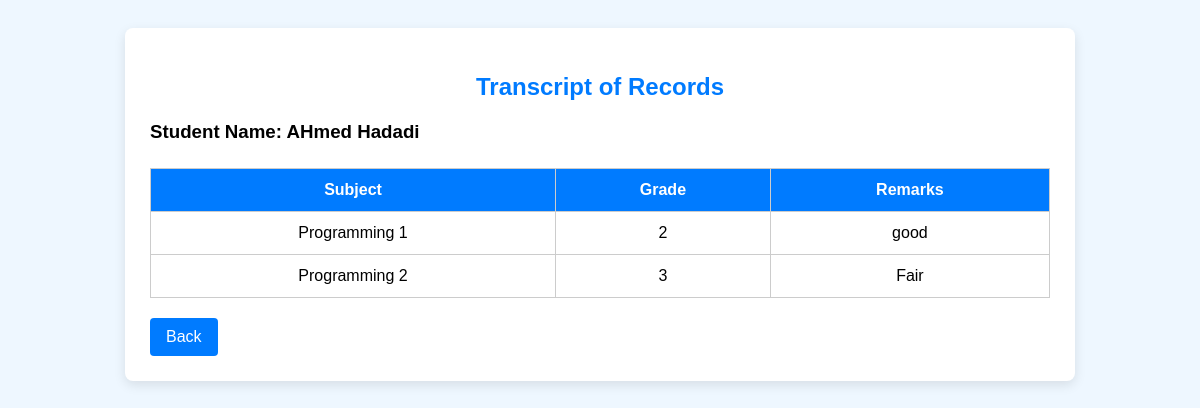
The page /Registrar/pages/view_transcript.php?student_id=1010 on the database its author committed.
### tables this page shows
CREATE TABLE `tbladmission_addstudent` (
  `Admission_ID` int(11) NOT NULL,
  `full_name` varchar(255) NOT NULL,
  `birthdate` date NOT NULL,
  `gender` varchar(20) NOT NULL,
  `nationality` varchar(50) NOT NULL,
  `religion` varchar(50) NOT NULL,
  `address` text NOT NULL,
  `province` varchar(100) NOT NULL,
  `zip` varchar(10) NOT NULL,
  `city` varchar(100) NOT NULL,
  `email` varchar(255) NOT NULL,
  `phone` varchar(20) NOT NULL,
  `photo` varchar(255) DEFAULT NULL,
  `fathers_name` varchar(255) NOT NULL,
  `fathers_occupation` varchar(255) NOT NULL,
  `father_contact` varchar(20) NOT NULL,
  `mothers_name` varchar(255) NOT NULL,
  `mothers_occupation` varchar(255) NOT NULL,
  `mother_contact` varchar(20) NOT NULL,
  `guardian_name` varchar(255) NOT NULL,
  `guardian_relationship` varchar(100) NOT NULL,
  `guardian_contact` varchar(20) NOT NULL,
  `applying_grade` varchar(20) NOT NULL,
  `prevschool` varchar(255) NOT NULL,
  `last_grade` varchar(20) NOT NULL,
  `course` varchar(100) NOT NULL,
  `student_type` varchar(50) NOT NULL,
  `confirm` tinyint(1) NOT NULL,
  `signature` varchar(255) DEFAULT NULL,
  `sigdate` date DEFAULT NULL,
  `signature_path` varchar(255) NOT NULL,
  `document_path` varchar(255) NOT NULL,
  `document_name` varchar(255) NOT NULL,
  `status` varchar(255) DEFAULT 'Pending'
);

CREATE TABLE `student_grades` (
  `id` int(11) NOT NULL,
  `student_id` int(11) NOT NULL,
  `subject` varchar(100) NOT NULL,
  `grade` varchar(10) DEFAULT NULL,
  `remarks` varchar(50) DEFAULT NULL,
  `school_year` int(255) NOT NULL,
  `semester` varchar(255) NOT NULL
);

### Registrar/pages/view_transcript.php (the view, shortened to what this page needs)
<?php
$servername = "localhost";
$username = "root";
$password = "";
$dbname = "iscpdb";
$conn = new mysqli($servername, $username, $password, $dbname);
$student_id = isset($_GET['student_id']) ? intval($_GET['student_id']) : 0;
$student_name = "";
$grades = [];
if ($student_id > 0) {
    $stmt = $conn->prepare("SELECT full_name FROM tbladmission_addstudent WHERE Admission_ID = ?");
    $stmt->bind_param("i", $student_id);
    $stmt->execute();
    $stmt->bind_result($student_name);
    $stmt = $conn->prepare("SELECT subject, grade, remarks FROM student_grades WHERE student_id = ? ORDER BY subject ASC");
    $stmt->bind_param("i", $student_id);
    $stmt->execute();
    $result = $stmt->get_result();
    while ($row = $result->fetch_assoc()) {
        $grades[] = $row;
    }
} else {
    die("Invalid or missing student ID.");
}
?>
<!DOCTYPE html>
<html lang="en">
<head>
</head>
<body>
<div class="container">
    <h2>Transcript of Records</h2>
    <h3>Student Name: <?= htmlspecialchars($student_name) ?></h3>
    <?php if (count($grades) > 0): ?>
        <table>
            <thead>
                <tr>
                    <th>Subject</th>
                    <th>Grade</th>
                    <th>Remarks</th>
                </tr>
            </thead>
            <tbody>
                <?php foreach ($grades as $grade): ?>
                    <tr>
                        <td><?= htmlspecialchars($grade['subject']) ?></td>
                        <td><?= htmlspecialchars($grade['grade']) ?></td>
                        <td><?= htmlspecialchars($grade['remarks']) ?></td>
                    </tr>
                <?php endforeach; ?>
            </tbody>
        </table>
    <?php else: ?>
        <p class="no-records">No grades found for this student.</p>
    <?php endif; ?>
    <a href="/International-State-College-of-the-Philippines/Registrar/registrar.php?page=grades_transcripts">Back</a>
</div>
</body>
</html>

### Registrar/pages/view_transcript.php (style rules this page uses)
body { font-family: Arial, sans-serif; background-color: #eef7ff; padding: 20px; }
.container { max-width: 900px; margin: auto; background: white; padding: 25px; border-radius: 8px; box-shadow: 0 4px 12px rgba(0,0,0,0.1); }
h2 { text-align: center; color: #007bff; }
table { width: 100%; border-collapse: collapse; margin-top: 25px; }
th, td { border: 1px solid #ccc; padding: 12px; text-align: center; }
th { background-color: #007bff; color: white; }
a { display: inline-block; margin-top: 20px; text-decoration: none; background: #007bff; color: white; padding: 10px 16px; border-radius: 4px; }

### rows shown on the page
tbladmission_addstudent: full_name "AHmed Hadadi"
student_grades: subject "Programming 1", grade "2", remarks "good"
student_grades: subject "Programming 2", grade "3", remarks "Fair"
